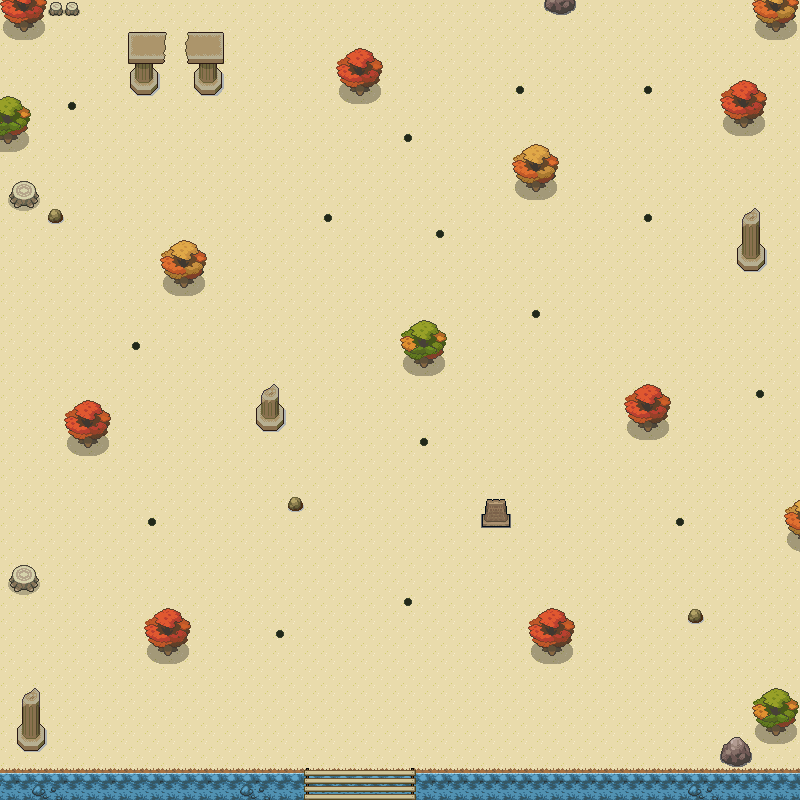

A 2D game scene composited from a Tiled map and its tileset images. What follows is a short description and the map's XML, with each tile layer's data collapsed to a summary:
An orthogonal 50x50 tile map with 16x16 px tiles, 4 tile layers (tile, obstacles_2, obstacles_1, spawn).

<map version="1.0" orientation="orthogonal" width="50" height="50" tilewidth="16" tileheight="16">
 <tileset firstgid="1" name="tileset2" tilewidth="16" tileheight="16">
  <image source="tileset/tileset2.png" trans="ff00ff" width="2048" height="2048" />
  <tile id="92">
   <properties>
    <property name="collision" value="" />
   </properties>
  </tile>
  <tile id="95">
   <properties>
    <property name="collision" value="" />
   </properties>
  </tile>
  <tile id="98">
   <properties>
    <property name="collision" value="" />
   </properties>
  </tile>
  <tile id="219">
   <properties>
    <property name="collision" value="" />
   </properties>
  </tile>
  <tile id="221">
   <properties>
    <property name="collision" value="" />
   </properties>
  </tile>
  <tile id="222">
   <properties>
    <property name="collision" value="" />
   </properties>
  </tile>
  <tile id="224">
   <properties>
    <property name="collision" value="" />
   </properties>
  </tile>
  <tile id="225">
   <properties>
    <property name="collision" value="" />
   </properties>
  </tile>
  <tile id="227">
   <properties>
    <property name="collision" value="" />
   </properties>
  </tile>
  <tile id="348">
   <properties>
    <property name="collision" value="" />
   </properties>
  </tile>
  <tile id="351">
   <properties>
    <property name="collision" value="" />
   </properties>
  </tile>
  <tile id="354">
   <properties>
    <property name="collision" value="" />
   </properties>
  </tile>
  <tile id="1542">
   <properties>
    <property name="collision" value="" />
   </properties>
  </tile>
  <tile id="1681">
   <properties>
    <property name="collision" value="" />
   </properties>
  </tile>
  <tile id="3235">
   <properties>
    <property name="collision" value="" />
   </properties>
  </tile>
  <tile id="3236">
   <properties>
    <property name="collision" value="" />
   </properties>
  </tile>
  <tile id="3237">
   <properties>
    <property name="collision" value="" />
   </properties>
  </tile>
  <tile id="4892">
   <properties>
    <property name="collision" value="" />
   </properties>
  </tile>
  <tile id="4893">
   <properties>
    <property name="collision" value="" />
   </properties>
  </tile>
  <tile id="5398">
   <properties>
    <property name="collision" value="" />
   </properties>
  </tile>
  <tile id="5399">
   <properties>
    <property name="collision" value="" />
   </properties>
  </tile>
  <tile id="7206">
   <properties>
    <property name="cpoint" value="map6_1" />
   </properties>
  </tile>
  <tile id="7207">
   <properties>
    <property name="cpoint" value="map6_1" />
   </properties>
  </tile>
  <tile id="7208">
   <properties>
    <property name="cpoint" value="map6_1" />
   </properties>
  </tile>
  <tile id="7335">
   <properties>
    <property name="cpoint" value="map6_1" />
   </properties>
  </tile>
  <tile id="7478">
   <properties>
    <property name="collision" value="" />
   </properties>
  </tile>
  <tile id="7479">
   <properties>
    <property name="collision" value="" />
   </properties>
  </tile>
  <tile id="7481">
   <properties>
    <property name="collision" value="" />
   </properties>
  </tile>
  <tile id="7482">
   <properties>
    <property name="collision" value="" />
   </properties>
  </tile>
  <tile id="7485">
   <properties>
    <property name="collision" value="" />
   </properties>
  </tile>
  <tile id="7486">
   <properties>
    <property name="collision" value="" />
   </properties>
  </tile>
  <tile id="7606">
   <properties>
    <property name="collision" value="" />
   </properties>
  </tile>
  <tile id="7607">
   <properties>
    <property name="collision" value="" />
   </properties>
  </tile>
  <tile id="7609">
   <properties>
    <property name="collision" value="" />
   </properties>
  </tile>
  <tile id="7610">
   <properties>
    <property name="collision" value="" />
   </properties>
  </tile>
  <tile id="7613">
   <properties>
    <property name="collision" value="" />
   </properties>
  </tile>
  <tile id="7614">
   <properties>
    <property name="collision" value="" />
   </properties>
  </tile>
  <tile id="7865">
   <properties>
    <property name="collision" value="" />
   </properties>
  </tile>
  <tile id="7866">
   <properties>
    <property name="collision" value="" />
   </properties>
  </tile>
  <tile id="7993">
   <properties>
    <property name="collision" value="" />
   </properties>
  </tile>
  <tile id="7994">
   <properties>
    <property name="collision" value="" />
   </properties>
  </tile>
  <tile id="8120">
   <properties>
    <property name="collision" value="" />
   </properties>
  </tile>
 </tileset>
 <layer name="tile" width="50" height="50">
  <data>[2500 cells, 2500 non-empty, 1 distinct tile ids]</data>
 </layer>
 <layer name="obstacles_2" width="50" height="50">
  <data>[2500 cells, 100 non-empty, 6 distinct tile ids]</data>
 </layer>
 <layer name="obstacles_1" width="50" height="50">
  <data>[2500 cells, 249 non-empty, 101 distinct tile ids]</data>
 </layer>
 <layer name="spawn" width="50" height="50">
  <data>[2500 cells, 15 non-empty, 1 distinct tile ids]</data>
 </layer>
</map>
